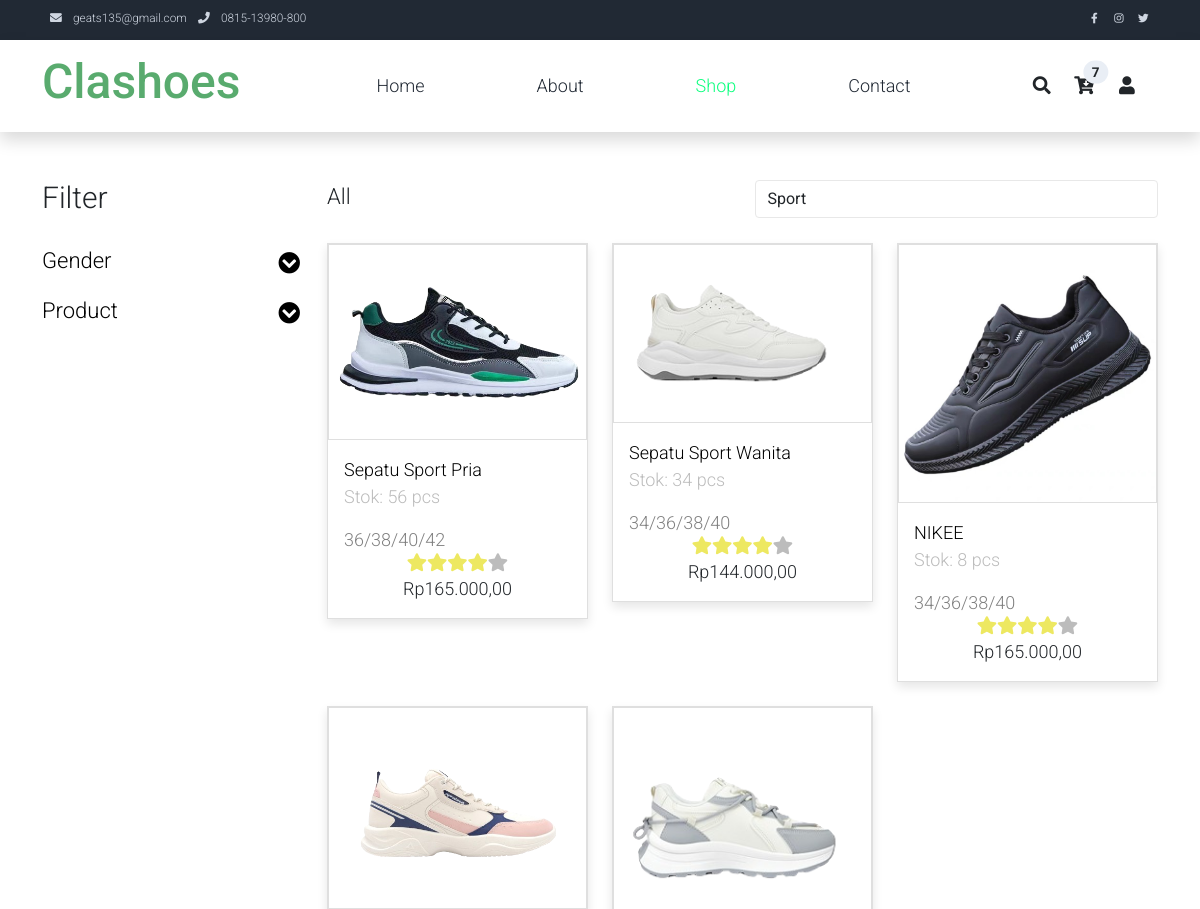
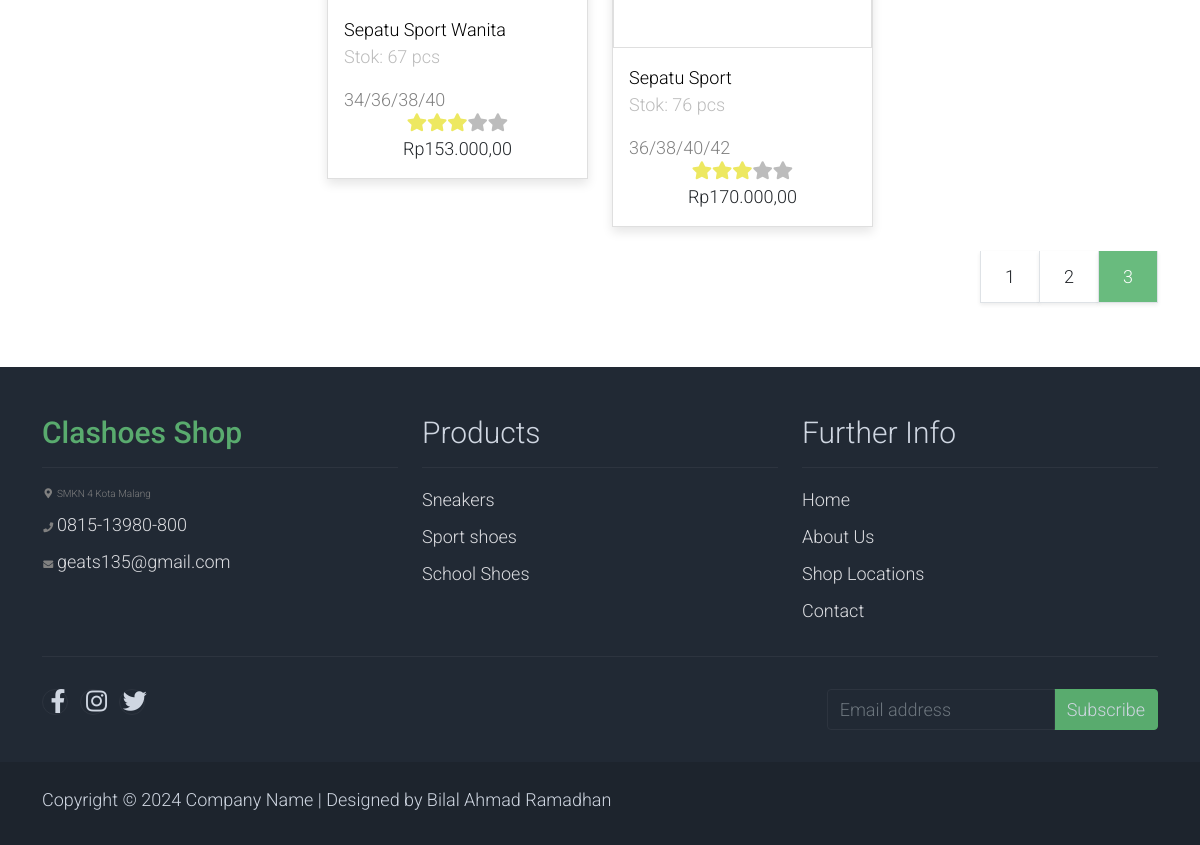
Page /shop3.php on the committed database (2 pictures, top to bottom).
### tables this page shows
CREATE TABLE `products` (
  `id` int(11) NOT NULL,
  `product_name` varchar(255) NOT NULL,
  `description` text DEFAULT NULL,
  `spesification` text DEFAULT NULL,
  `price` decimal(10,2) DEFAULT NULL,
  `stock` int(11) NOT NULL,
  `sizes` varchar(255) DEFAULT NULL,
  `colors` varchar(255) DEFAULT NULL,
  `image_url` varchar(255) DEFAULT NULL,
  `rating` float DEFAULT NULL,
  `category_id` int(11) UNSIGNED DEFAULT NULL
);

### shop3.php (the view, shortened to what this page needs)
<?php
include 'koneksi.php';
$category = isset($_GET['category']) ? $_GET['category'] : '';
if ($category) {
    $sql = "SELECT products.*, category.category_name
            FROM products
            LEFT JOIN category ON products.category_id = category.id
            WHERE category.category_name = '$category' AND products.id >= 17
            ORDER BY rating DESC LIMIT 9";
} else {
    $sql = "SELECT products.*, category.category_name
            FROM products
            LEFT JOIN category ON products.category_id = category.id
            WHERE products.id >= 17
            ORDER BY rating DESC LIMIT 9";
}
$result = $conn->query($sql);
?>
<!DOCTYPE html>
<html lang="en">
<head>
    <link rel="stylesheet" href="assets/css/bootstrap.min.css">
    <link rel="stylesheet" href="assets/css/custom.css">
    <link rel="stylesheet" href="assets/css/fontawesome.min.css">
</head>
<body>
    <nav class="navbar navbar-expand-lg bg-dark navbar-light d-none d-lg-block" id="templatemo_nav_top">
        <div class="container text-light">
            <div class="w-100 d-flex justify-content-between">
                <div>
                    <i class="fa fa-envelope mx-2"></i>
                    <a class="navbar-sm-brand text-light text-decoration-none" href="mailto:geats135@gmail.com">geats135@gmail.com</a>
                    <i class="fa fa-phone mx-2"></i>
                    <a class="navbar-sm-brand text-light text-decoration-none" href="tel:0815-13980-800">0815-13980-800</a>
                </div>
                <div>
                    <a class="text-light" href="https://fb.com/templatemo" target="_blank" rel="sponsored"><i class="fab fa-facebook-f fa-sm fa-fw me-2"></i></a>
                    <a class="text-light" href="https://www.instagram.com/" target="_blank"><i class="fab fa-instagram fa-sm fa-fw me-2"></i></a>
                    <a class="text-light" href="https://twitter.com/" target="_blank"><i class="fab fa-twitter fa-sm fa-fw me-2"></i></a>
                </div>
            </div>
        </div>
    </nav>
    <nav class="navbar navbar-expand-lg navbar-light shadow">
        <div class="container d-flex justify-content-between align-items-center">
            <a class="navbar-brand text-success logo h1 align-self-center" href="index.php">
                Clashoes
            </a>
            <div class="align-self-center collapse navbar-collapse flex-fill  d-lg-flex justify-content-lg-between" id="templatemo_main_nav">
                <div class="flex-fill">
                    <ul class="nav navbar-nav d-flex justify-content-between mx-lg-auto">
                        <li class="nav-item">
                            <a class="nav-link" href="index.php">Home</a>
                        </li>
                        <li class="nav-item">
                            <a class="nav-link" href="about us.html">About</a>
                        </li>
                        <li class="nav-item">
                            <a class="nav-link" href="shop.php" style="color: #0bff7e;">Shop</a>
                        </li>
                        <li class="nav-item">
                            <a class="nav-link" href="contact.html">Contact</a>
                        </li>
                    </ul>
                </div>
                <div class="navbar align-self-center d-flex">
                    <a class="nav-icon d-none d-lg-inline" href="#" data-bs-toggle="modal" data-bs-target="#templatemo_search">
                        <i class="fa fa-fw fa-search text-dark mr-2"></i>
                    </a>
                    <a class="nav-icon position-relative text-decoration-none" href="cart.php">
                        <i class="fa fa-fw fa-cart-arrow-down text-dark mr-1"></i>
                        <span class="position-absolute top-0 left-100 translate-middle badge rounded-pill bg-light text-dark">7</span>
                    </a>
                    <a class="nav-icon position-relative text-decoration-none" href="profile.php">
                        <i class="fa fa-fw fa-user text-dark mr-3"></i>
                    </a>
                </div>
            </div>
        </div>
    </nav>
    <div class="container py-5">
        <div class="row">
            <div class="col-lg-3">
                <h1 class="h2 pb-4">Filter</h1>
                <ul class="list-unstyled templatemo-accordion">
                    <li class="pb-3">
                        <a class="collapsed d-flex justify-content-between h3 text-decoration-none" href="#">
                            Gender
                            <i class="fa fa-fw fa-chevron-circle-down mt-1"></i>
                        </a>
                    </li>
                    <li class="pb-3">
                        <a class="collapsed d-flex justify-content-between h3 text-decoration-none" href="#">
                            Product
                            <i class="pull-right fa fa-fw fa-chevron-circle-down mt-1"></i>
                        </a>
                    </li>
                </ul>
            </div>
            <div class="col-lg-9">
                <div class="row">
                    <div class="col-md-6">
                        <ul class="list-inline shop-top-menu pb-3 pt-1">
                            <li class="list-inline-item">
                                <a class="h3 text-dark text-decoration-none mr-3" href="shop3.php">All</a>
                            </li>
                        </ul>
                    </div>
                    <div class="col-md-6 pb-4">
                        <div class="d-flex">
                            <select class="form-control">
                            <option>Sport</option>
                            </select>
                        </div>
                    </div>
                </div>
                <div class="row">
                <?php
                if ($result->num_rows > 0) {
                    while ($row = $result->fetch_assoc()) {
                ?>
                        <div class="col-md-4">
                            <div class="card mb-4 product-wap rounded-0">
                                <div class="card rounded-0">
                                    <img class="card-img rounded-0 img-fluid" src="<?php echo $row['image_url']; ?>">
                                </div>
                                <div class="card-body">
                                    <a href="shop-single.php?id=<?php echo $row['id']; ?>" class="h3 text-decoration-none"><?php echo $row['product_name']; ?></a>
                                    <p class="text-muted">Stok: <?php echo $row['stock']; ?> pcs</p>
                                    <ul class="w-100 list-unstyled d-flex justify-content-between mb-0">
                                        <li><?php echo $row['sizes']; ?></li>
                                    </ul>
                                    <ul class="list-unstyled d-flex justify-content-center mb-1">
                                        <?php
                                        $rating = round($row['rating']);
                                        for ($i = 0; $i < 5; $i++) {
                                            if ($i < $rating) {
                                                echo '<i class="text-warning fa fa-star"></i>';
                                            } else {
                                                echo '<i class="text-muted fa fa-star"></i>';
                                            }
                                        }
                                        ?>
                                    </ul>
                                    <p class="text-center mb-0">Rp<?php echo number_format($row['price'], 2, ',', '.'); ?></p>
                                </div>
                            </div>
                        </div>
                <?php
                    }
                } else {
                    echo '<p>Produk tidak ditemukan.</p>';
                }
                ?>
                            </div>
                        </div>
                    </div>
                     <div div="row">
                    <ul class="pagination pagination-lg justify-content-end">
                        <li class="page-item ">
                            <a class="page-link rounded-0 shadow-sm border-top-0 border-left-0 text-dark" href="shop.php" >1</a>
                        </li>
                        <li class="page-item">
                            <a class="page-link rounded-0 shadow-sm border-top-0 border-left-0 text-dark " href="shop2.php" >2</a>
                        </li>
                        <li class="page-item  disabled">
                            <a class="page-link active rounded-0 mr-3 shadow-sm border-top-0 border-left-0" href="shop3.php"tabindex="-1">3</a>
                        </li>
                    </ul>
                </div>
            </div>
     <footer class="bg-dark" id="tempaltemo_footer">
        <div class="container">
            <div class="row">
                <div class="col-md-4 pt-5">
                    <h2 class="h2 text-success border-bottom pb-3 border-light logo">Clashoes Shop</h2>
                    <ul class="list-unstyled text-light footer-link-list">
                        <li>
                            <i class="fas fa-map-marker-alt fa-fw"></i>
                            SMKN 4 Kota Malang
                        </li>
                        <li>
                            <i class="fa fa-phone fa-fw"></i>
                            <a class="text-decoration-none" href="tel:010-020-0340">0815-13980-800</a>
                        </li>
                        <li>
                            <i class="fa fa-envelope fa-fw"></i>
                            <a class="text-decoration-none" href="mailto:info@company.com">geats135@gmail.com</a>
                        </li>
                    </ul>
                </div>
                <div class="col-md-4 pt-5">
                    <h2 class="h2 text-light border-bottom pb-3 border-light">Products</h2>
                    <ul class="list-unstyled text-light footer-link-list">
                        <li><a class="text-decoration-none" href="shop.php">Sneakers</a></li>
                        <li><a class="text-decoration-none" href="shop3.php">Sport shoes</a></li>
                        <li><a class="text-decoration-none" href="shop2.php">School Shoes</a></li>
                    </ul>
                </div>
                <div class="col-md-4 pt-5">
                    <h2 class="h2 text-light border-bottom pb-3 border-light">Further Info</h2>
                    <ul class="list-unstyled text-light footer-link-list">
                        <li><a class="text-decoration-none" href="#">Home</a></li>
                        <li><a class="text-decoration-none" href="#">About Us</a></li>
                        <li><a class="text-decoration-none" href="#">Shop Locations</a></li>
                        <li><a class="text-decoration-none" href="#">Contact</a></li>
                    </ul>
                </div>
            </div>
            <div class="row text-light mb-4">
                <div class="col-12 mb-3">
                    <div class="w-100 my-3 border-top border-light"></div>
                </div>
                <div class="col-auto me-auto">
                    <ul class="list-inline text-left footer-icons">
                        <li class="list-inline-item border border-light rounded-circle text-center">
                            <a class="text-light text-decoration-none" target="_blank" href="http://facebook.com/"><i class="fab fa-facebook-f fa-lg fa-fw"></i></a>
                        </li>
                        <li class="list-inline-item border border-light rounded-circle text-center">
                            <a class="text-light text-decoration-none" target="_blank" href="https://www.instagram.com/"><i class="fab fa-instagram fa-lg fa-fw"></i></a>
                        </li>
                        <li class="list-inline-item border border-light rounded-circle text-center">
                            <a class="text-light text-decoration-none" target="_blank" href="https://twitter.com/"><i class="fab fa-twitter fa-lg fa-fw"></i></a>
                        </li>
                    </ul>
                </div>
                <div class="col-auto">
                    <div class="input-group mb-2">
                        <input type="text" class="form-control bg-dark border-light" id="subscribeEmail" placeholder="Email address">
                        <div class="input-group-text btn-success text-light">Subscribe</div>
                    </div>
                </div>
            </div>
        </div>
        <div class="w-100 bg-black py-3">
            <div class="container">
                <div class="row pt-2">
                    <div class="col-12">
                        <p class="text-left text-light">
                            Copyright &copy; 2024 Company Name
                            | Designed by Bilal Ahmad Ramadhan</a>
                        </p>
                    </div>
                </div>
            </div>
        </div>
    </footer>
</body>
</html>

### shop3.php (style rules this page uses)
body, ul , p, a, label, input, div { font-family: 'Roboto', sans-serif; font-size: 18px !important; font-weight: 300 !important; }
li { font-size: 10px !important; color: grey; }
.h1 { font-family: 'Roboto', sans-serif; font-size: 48px !important; font-weight: 200 !important; }
.h2 { font-family: 'Roboto', sans-serif; font-size: 30px !important; font-weight: 300; }
.h3 { font-family: 'Roboto', sans-serif; font-size: 22px !important; }
.logo { font-weight: 500 !important; }
.text-warning { color: #ede861 !important; }
.text-muted { color: #bcbcbc !important; }
.text-success { color: #59ab6e !important; }
.text-light { color: #cfd6e1 !important; }
.bg-dark { background-color: #212934 !important; }
.bg-light { background-color: #e9eef5 !important; }
.bg-black { background-color: #1d242d !important; }
.btn-success { background-color: #59ab6e !important; border-color: #56ae6c !important; }
.pagination .page-link:hover, .pagination .page-link.active { background-color: #69bb7e; color: #fff; }
#templatemo_nav_top { min-height: 40px; }
#templatemo_nav_top * { font-size: .9em !important; }
#templatemo_main_nav a { color: #212934; }
#templatemo_main_nav .navbar .nav-icon { margin-right: 20px; }
.templatemo-accordion a { color: #000; }
.product-wap { box-shadow: 0px 5px 10px 0px rgba(0, 0, 0, 0.10); }
.card.product-wap a { color: #000; }
.form-control { border: 1px solid #e8e8e8; }
#tempaltemo_footer a { color: #dcdde1; }
#tempaltemo_footer ul.footer-link-list li { padding-top: 10px; }
#tempaltemo_footer ul.footer-icons li { width: 2.6em; height: 2.6em; line-height: 2.6em; }
#tempaltemo_footer .border-light { border-color: #2d343f !important; }
.product-wap .h3, .product-wap li, .product-wap i, .product-wap p { font-size: 5px !important; }
@media (min-width: 768px) { #templatemo_main_nav .navbar-nav { max-width: 450px; } }
@media (min-width: 992px) { #templatemo_main_nav .navbar-nav { max-width: 550px; } }
@media (min-width: 992px) { .product-wap .h3, .product-wap li, .product-wap i, .product-wap p { font-size: 18px !important; } }

### rows in the picture
products: image_url (picture), product_name "Sepatu Sport Pria", stock "56", sizes "36/38/40/42", rating 4 (drawn), price "165.000,00"
products: image_url (picture), product_name "Sepatu Sport Wanita", stock "34", sizes "34/36/38/40", rating 4 (drawn), price "144.000,00"
products: image_url (picture), product_name "NIKEE", stock "8", sizes "34/36/38/40", rating 4 (drawn), price "165.000,00"
products: image_url (picture), product_name "Sepatu Sport Wanita", stock "67", sizes "34/36/38/40", rating 3 (drawn), price "153.000,00"
products: image_url (picture), product_name "Sepatu Sport", stock "76", sizes "36/38/40/42", rating 3 (drawn), price "170.000,00"
